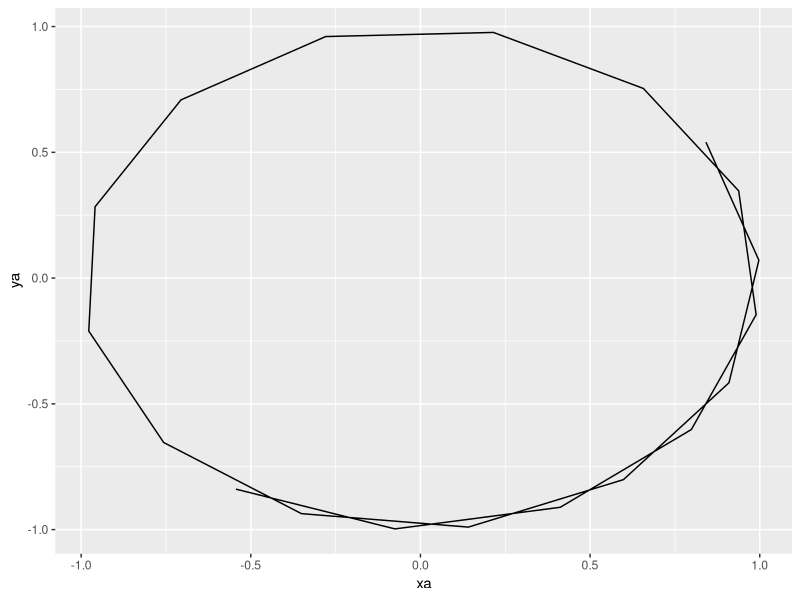

Source code (R):
##http://www.sineofthetimes.org/the-art-of-parametric-equations-2/
### Messing around
library(tidyverse)

newX <- function(t){  (sin(t))     }
newY <- function(t){  (cos(t))   }

#makeParametricCurves <- function(a,b,maxReps=10,step=.01){
xa = c()
ya = c()
for (t in seq(1,10,0.5)){
  xa <- c(xa,newX(t))
  ya <- c(ya,newY(t))
}
out2 <- data.frame( cbind(xa,ya))
  #return (out2)
#}

ggplot(out2,aes(x=xa,y=ya)) +
  geom_path(color='black') +
  #theme_void()
  # theme(
  #   axis.ticks =   element_blank(),
  #   axis.text =    element_blank(),
  #   axis.title =   element_blank(),
  #   panel.grid.major = element_blank(),
  #   panel.grid.minor = element_blank(),
  #   plot.background=element_rect(fill = "black"),
  #   panel.background = element_rect(fill = 'black'))
  NULL

